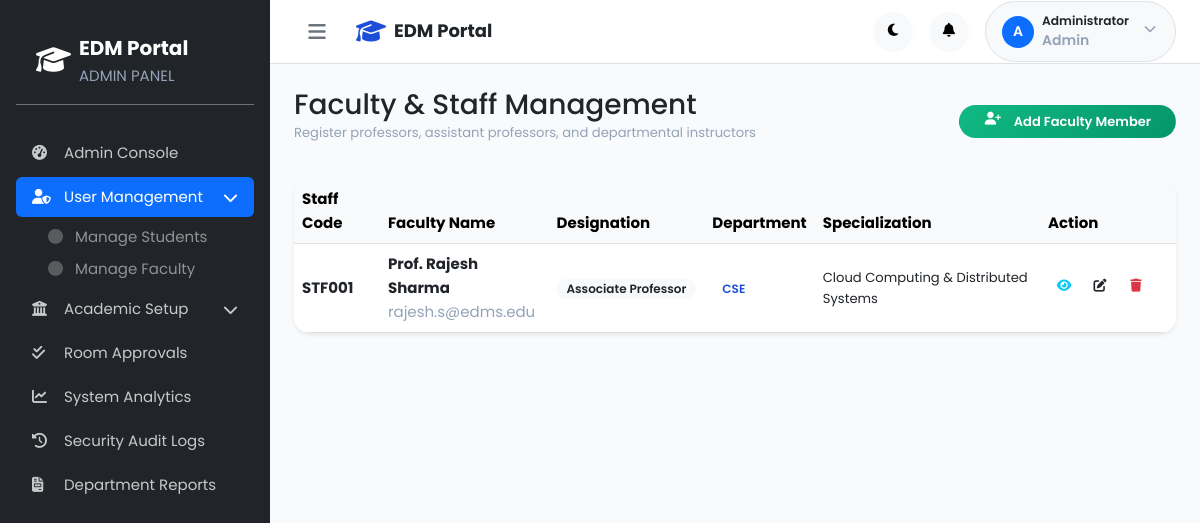
Page /admin/manage_staff.php (signed in) on the committed database.
### tables this page shows
CREATE TABLE `staff` (
  `id` int(10) UNSIGNED NOT NULL,
  `user_id` int(10) UNSIGNED NOT NULL,
  `staff_code` varchar(30) NOT NULL,
  `first_name` varchar(60) NOT NULL,
  `last_name` varchar(60) NOT NULL,
  `date_of_birth` date DEFAULT NULL,
  `gender` enum('male','female','other') DEFAULT NULL,
  `phone` varchar(20) DEFAULT NULL,
  `address` text DEFAULT NULL,
  `department_id` int(10) UNSIGNED NOT NULL,
  `designation` varchar(80) DEFAULT NULL,
  `qualification` varchar(150) DEFAULT NULL,
  `specialization` varchar(150) DEFAULT NULL,
  `join_date` date DEFAULT NULL,
  `created_at` timestamp NOT NULL DEFAULT current_timestamp(),
  `updated_at` timestamp NOT NULL DEFAULT current_timestamp() ON UPDATE current_timestamp()
);

CREATE TABLE `users` (
  `id` int(10) UNSIGNED NOT NULL,
  `username` varchar(50) NOT NULL,
  `email` varchar(150) NOT NULL,
  `password` varchar(255) NOT NULL,
  `role` enum('student','staff','admin') NOT NULL,
  `status` enum('active','inactive','suspended') NOT NULL DEFAULT 'active',
  `profile_image` varchar(255) DEFAULT NULL,
  `last_login` datetime DEFAULT NULL,
  `password_reset_token` varchar(255) DEFAULT NULL,
  `password_reset_expires` datetime DEFAULT NULL,
  `created_at` timestamp NOT NULL DEFAULT current_timestamp(),
  `updated_at` timestamp NOT NULL DEFAULT current_timestamp() ON UPDATE current_timestamp()
);

CREATE TABLE `departments` (
  `id` int(10) UNSIGNED NOT NULL,
  `name` varchar(150) NOT NULL,
  `code` varchar(20) NOT NULL,
  `hod_name` varchar(100) DEFAULT NULL,
  `description` text DEFAULT NULL,
  `status` enum('active','inactive') NOT NULL DEFAULT 'active',
  `created_at` timestamp NOT NULL DEFAULT current_timestamp(),
  `updated_at` timestamp NOT NULL DEFAULT current_timestamp() ON UPDATE current_timestamp()
);

### admin/manage_staff.php (the view, shortened to what this page needs)
<?php
$db = getDB();
$staffMembers = $db->query("
    SELECT st.*, u.username, u.email, d.name AS dept_name, d.code AS dept_code
    FROM staff st
    JOIN users u ON st.user_id = u.id
    JOIN departments d ON st.department_id = d.id
    ORDER BY st.id DESC
")->fetchAll();
require_once __DIR__ . '/../includes/header.php';
?>
<div class="d-flex" id="wrapper">
    <?php require_once __DIR__ . '/../includes/sidebar.php'; ?>
    <div id="page-content-wrapper" class="w-100">
        <?php require_once __DIR__ . '/../includes/navbar.php'; ?>
        <div class="container-fluid p-4">
            <div class="d-flex justify-content-between align-items-center mb-4">
                <div>
                    <h1 class="h3 font-weight-bold text-dark mb-0">Faculty & Staff Management</h1>
                    <p class="text-muted small">Register professors, assistant professors, and departmental instructors</p>
                </div>
                <button type="button" class="btn btn-success rounded-pill btn-sm px-4 font-weight-600" data-bs-toggle="modal" data-bs-target="#newStaffModal">
                    <i class="fas fa-user-plus me-1"></i> Add Faculty Member
                </button>
            </div>
            <div class="card border-0 shadow-sm" style="border-radius: 16px;">
                <div class="table-responsive">
                    <table class="table align-middle table-hover mb-0">
                        <thead class="table-light">
                            <tr>
                                <th>Staff Code</th>
                                <th>Faculty Name</th>
                                <th>Designation</th>
                                <th>Department</th>
                                <th>Specialization</th>
                                <th>Action</th>
                            </tr>
                        </thead>
                        <tbody>
                            <?php if (empty($staffMembers)): ?>
                                <tr>
                                    <td colspan="6" class="text-center py-4 text-muted">No faculty members found.</td>
                                </tr>
                            <?php else: ?>
                                <?php foreach ($staffMembers as $stf): ?>
                                    <tr>
                                        <td><strong><?= htmlspecialchars($stf['staff_code']) ?></strong></td>
                                        <td>
                                            <strong>Prof. <?= htmlspecialchars($stf['first_name'] . ' ' . $stf['last_name']) ?></strong>
                                            <span class="d-block text-muted text-xs"><?= htmlspecialchars($stf['email']) ?></span>
                                        </td>
                                        <td><span class="badge bg-light text-dark font-weight-600"><?= htmlspecialchars($stf['designation']) ?></span></td>
                                        <td><span class="badge bg-primary-lightest text-primary font-weight-600"><?= htmlspecialchars($stf['dept_code']) ?></span></td>
                                        <td class="small"><?= htmlspecialchars($stf['specialization']) ?></td>
                                        <td class="text-end pe-4">
                                            <div class="d-inline-flex align-items-center gap-1">
                                                <button type="button" class="btn btn-sm btn-icon btn-outline-info rounded-circle"
                                                        title="View Faculty Details" aria-label="View"
                                                        onclick='viewStaff(<?= json_encode($stf, JSON_HEX_TAG | JSON_HEX_APOS | JSON_HEX_QUOT | JSON_HEX_AMP) ?>)'>
                                                    <i class="fas fa-eye"></i>
                                                </button>
                                                <button type="button" class="btn btn-sm btn-icon btn-outline-warning text-dark rounded-circle"
                                                        title="Edit Faculty Member" aria-label="Edit"
                                                        onclick='editStaff(<?= json_encode($stf, JSON_HEX_TAG | JSON_HEX_APOS | JSON_HEX_QUOT | JSON_HEX_AMP) ?>)'>
                                                    <i class="fas fa-edit"></i>
                                                </button>
                                                <button type="button" class="btn btn-sm btn-icon btn-outline-danger rounded-circle"
                                                        title="Remove Faculty Member" aria-label="Delete"
                                                        onclick="deleteStaff(<?= $stf['id'] ?>, '<?= htmlspecialchars(addslashes($stf['first_name'] . ' ' . $stf['last_name'])) ?>', '<?= htmlspecialchars(addslashes($stf['staff_code'])) ?>')">
                                                    <i class="fas fa-trash"></i>
                                                </button>
                                            </div>
                                        </td>
                                    </tr>
                                <?php endforeach; ?>
                            <?php endif; ?>
                        </tbody>
                    </table>
                </div>
            </div>
        </div>
    </div>
</div>
<?php require_once __DIR__ . '/../includes/footer.php'; ?>

### rows in the picture
staff: staff_code "STF001", first_name+last_name "Rajesh Sharma", user.email "rajesh.s@edms.edu", designation "Associate Professor", department.code "CSE", specialization "Cloud Computing & Distributed Systems"

### other values in the picture
$currentRole "ADMIN"
$item['label'] "Admin Console"
$item['label'] "User Management"
$child['label'] "Manage Students"
$child['label'] "Manage Faculty"
$item['label'] "Academic Setup"
$item['label'] "Room Approvals"
$item['label'] "System Analytics"
$item['label'] "Security Audit Logs"
$item['label'] "Department Reports"
substr($userName, 0, 1) "A"
$userName "Administrator"
$currentRole "Admin"
